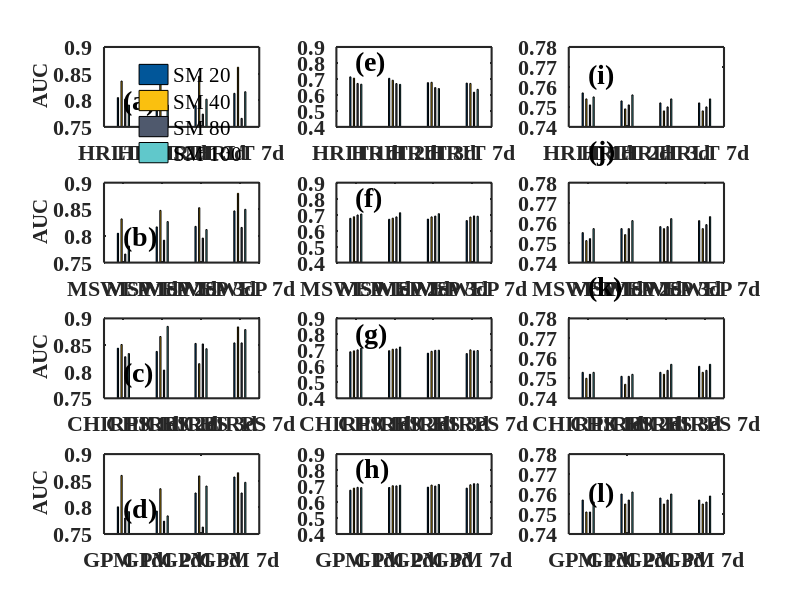

This figure's MATLAB source:
clear all
close all
% HRIT=[0.785 0.785 	0.784 	0.777 
% 0.781 	0.782 	0.780 	0.774 
% 0.785 	0.785 	0.784 	0.777 
% 0.783 	0.784 	0.782 	0.776 
% ]';
% 
% MSWEP=[0.788 	0.790 	0.792 	0.787 
% 0.787 	0.788 	0.790 	0.785 
% 0.788 	0.791 	0.793 	0.788 
% 0.787 	0.788 	0.790 	0.787  
% ]';
% CHIRPS=[0.781 	0.785 	0.790 	0.797 
% 0.778 	0.782 	0.786 	0.795 
% 0.781 	0.784 	0.789 	0.793 
% 0.780 	0.782 	0.787 	0.790   
% ]';
% GPM=[0.780 	0.777 	0.779 	0.783 
% 0.775 	0.774 	0.776 	0.779 
% 0.779 	0.776 	0.780 	0.780 
% 0.777 	0.775 	0.777 	0.777    
% ]';
% 
% 
% UrbanHRIT=[0.717 	0.678 	0.606 	0.701 
% 0.718 	0.659 	0.621 	0.704 
% 0.666 	0.630 	0.583 	0.645 
% 0.617 	0.561 	0.543 	0.610 
%  ]';
% UrbanMSWEP=[0.579 	0.670 	0.661 	0.664 
% 0.573 	0.677 	0.677 	0.663 
% 0.545 	0.637 	0.632 	0.655 
% 0.483 	0.586 	0.591 	0.612   
% ]';
% UrbanCHIRPS=[0.695 	0.593 	0.556 	0.715 
% 0.704 	0.584 	0.566 	0.727 
% 0.627 	0.552 	0.535 	0.707 
% 0.610 	0.488 	0.458 	0.708    
% ]';
% UrbanGPM=[0.490 	0.701 	0.567 	0.613 
% 0.473 	0.681 	0.550 	0.595 
% 0.439 	0.645 	0.515 	0.598 
% 0.410 	0.577 	0.434 	0.525  
% ]';
% 
% 
% nonurbanHRIT=[0.842 	0.838 	0.837 	0.844 
% 0.839 	0.833 	0.832 	0.838 
% 0.840 	0.836 	0.835 	0.843 
% 0.841 	0.836 	0.835 	0.842 
%  ]';
% nonurbanMSWEP=[0.837 	0.842 	0.842 	0.844 
% 0.833 	0.836 	0.839 	0.838 
% 0.836 	0.839 	0.841 	0.841 
% 0.834 	0.839 	0.839 	0.841    
% ]';
% nonurbanCHIRPS=[0.834 	0.839 	0.838 	0.845 
% 0.829 	0.836 	0.832 	0.838 
% 0.830 	0.836 	0.835 	0.842 
% 0.829 	0.836 	0.834 	0.842    
% ]';
% nonurbanGPM=[0.837 	0.841 	0.841 	0.842 
% 0.832 	0.837 	0.836 	0.839 
% 0.832 	0.836 	0.837 	0.839 
% 0.832 	0.836 	0.837 	0.840 
% ]';
% 
% 

% HRIT=[0.774 	0.773 	0.777 	0.773 
% 0.774 	0.774 	0.776 	0.774 
% 0.784 	0.783 	0.787 	0.780 
% 0.771 	0.769 	0.775 	0.770 
% ]';
% 
% MSWEP=[0.769 	0.769 	0.772 	0.773 
% 0.767 	0.768 	0.773 	0.773 
% 0.779 	0.779 	0.780 	0.782 
% 0.766 	0.766 	0.770 	0.771 
% ]';
% CHIRPS=[0.775 	0.778 	0.775 	0.772 
% 0.775 	0.780 	0.776 	0.772 
% 0.787 	0.790 	0.787 	0.784 
% 0.774 	0.778 	0.774 	0.772 
% ]';
% GPM=[0.768 	0.768 	0.768 	0.762 
% 0.764 	0.767 	0.766 	0.764 
% 0.771 	0.773 	0.775 	0.774 
% 0.762 	0.762 	0.762 	0.763    
% ]';
% 
% 
% UrbanHRIT=[0.651 	0.647 	0.626 	0.596 
% 0.658 	0.648 	0.637 	0.603 
% 0.667 	0.644 	0.634 	0.605 
% 0.675 	0.647 	0.634 	0.598 
% 
%  ]';
% UrbanMSWEP=[0.677 	0.671 	0.672 	0.663 
% 0.687 	0.678 	0.686 	0.685 
% 0.698 	0.686 	0.691 	0.692 
% 0.704 	0.712 	0.706 	0.690  
% ]';
% UrbanCHIRPS=[0.691 	0.698 	0.682 	0.680 
% 0.697 	0.707 	0.694 	0.703 
% 0.703 	0.709 	0.700 	0.697 
% 0.714 	0.721 	0.701 	0.699 
%    
% ]';
% UrbanGPM=[0.674 	0.691 	0.693 	0.687 
% 0.687 	0.702 	0.706 	0.708 
% 0.692 	0.701 	0.700 	0.715 
% 0.690 	0.705 	0.710 	0.714 
% ]';
% 
% 
% nonurbanHRIT=[0.757 	0.753 	0.752 	0.752 
% 0.754 	0.749 	0.748 	0.748 
% 0.751 	0.751 	0.750 	0.750 
% 0.755 	0.756 	0.754 	0.754 ]';
% nonurbanMSWEP=[ 0.755 	0.757 	0.758 	0.761 
% 0.751 	0.754 	0.757 	0.757 
% 0.752 	0.757 	0.758 	0.759 
% 0.757 	0.761 	0.762 	0.763   
% ]';
% nonurbanCHIRPS=[0.753 	0.751 	0.753 	0.756 
% 0.750 	0.747 	0.752 	0.753 
% 0.752 	0.751 	0.754 	0.754 
% 0.753 	0.752 	0.757 	0.757     
% ]';
% nonurbanGPM=[0.757 	0.760 	0.758 	0.757 
% 0.751 	0.755 	0.755 	0.755 
% 0.751 	0.757 	0.757 	0.756 
% 0.756 	0.761 	0.760 	0.759 
% ]';

HRIT=[0.805 	0.791 	0.790 	0.813 
0.836 	0.831 	0.845 	0.862 
0.802 	0.762 	0.774 	0.766 
0.791 	0.791 	0.802 	0.816   
]';

MSWEP=[0.805 	0.817 	0.818 	0.847 
0.832 	0.848 	0.853 	0.880 
0.766 	0.792 	0.796 	0.816 
0.781 	0.827 	0.812 	0.850  
]';

CHIRPS=[0.844 	0.838 	0.853 	0.854 
0.851 	0.866 	0.815 	0.884 
0.828 	0.803 	0.852 	0.854 
0.834 	0.885 	0.843 	0.879 
]';

GPM=[0.801 	0.793 	0.827 	0.857 
0.860 	0.835 	0.859 	0.865 
0.780 	0.774 	0.763 	0.827 
0.792 	0.784 	0.840 	0.847     
]';


UrbanHRIT=[0.713 	0.704 	0.677 	0.674 
0.705 	0.692 	0.679 	0.672 
0.672 	0.671 	0.646 	0.617 
0.667 	0.666 	0.640 	0.635  

 ]';
UrbanMSWEP=[0.677 	0.671 	0.672 	0.663 
0.687 	0.678 	0.686 	0.685 
0.698 	0.686 	0.691 	0.692 
0.704 	0.712 	0.706 	0.690  
]';
UrbanCHIRPS=[0.691 	0.698 	0.682 	0.680 
0.697 	0.707 	0.694 	0.703 
0.703 	0.709 	0.700 	0.697 
0.714 	0.721 	0.701 	0.699    
]';
UrbanGPM=[0.674 	0.691 	0.693 	0.687 
0.687 	0.702 	0.706 	0.708 
0.692 	0.701 	0.700 	0.715 
0.690 	0.705 	0.710 	0.714 
]';


nonurbanHRIT=[0.757 	0.753 	0.752 	0.752 
0.754 	0.749 	0.748 	0.748 
0.751 	0.751 	0.750 	0.750 
0.755 	0.756 	0.754 	0.754 ]';
nonurbanMSWEP=[ 0.755 	0.757 	0.758 	0.761 
0.751 	0.754 	0.757 	0.757 
0.752 	0.757 	0.758 	0.759 
0.757 	0.761 	0.762 	0.763   
]';
nonurbanCHIRPS=[0.753 	0.751 	0.753 	0.756 
0.750 	0.747 	0.752 	0.753 
0.752 	0.751 	0.754 	0.754 
0.753 	0.752 	0.757 	0.757     
]';
nonurbanGPM=[0.757 	0.760 	0.758 	0.757 
0.751 	0.755 	0.755 	0.755 
0.751 	0.757 	0.757 	0.756 
0.756 	0.761 	0.760 	0.759 
]';

 C1=[1,86,153]./255;
 C2=[250,192,15]./255;
 C3=[79,89,109]./255;
 C4=[95,198,201]./252;

subplot(4,3,1);
h = bar(HRIT,0.5);
set(gca, 'XTickLabel', {'HRLT 1d', 'HRLT 2d', 'HRLT 3d','HRLT 7d'},'FontSize',16,'fontname','Times New Roman','FontWeight','bold');
%set(gca, 'XTickLabel', {});
ylabel(' AUC','fontname','Times New Roman','FontSize',15,'FontWeight','bold');
ylim([0.75, 0.9]);
set(gca,'YTick',[0.75:0.05:0.9],'FontSize',16,'fontname','Times New Roman','FontWeight','bold');
set(gca,'LineWidth',1.5); 
%set(h, 'FaceColor', [113 254 210]/255);
  set(h(1), 'FaceColor', C1);
  set(h(2), 'FaceColor', C2);
  set(h(3), 'FaceColor', C3);
  set(h(4), 'FaceColor', C4);
%  set(h(5), 'FaceColor', [197 154 132]/255);
%  set(h(7), 'FaceColor', [197 168 206]/255);
text(1,0.795,'(a)','FontSize',20,'fontname','Times New Roman','FontWeight','bold')
h=legend({'SM 20','SM 40','SM 80','SM 100'},'FontSize',15,'location','best','fontname','Times New Roman'); 
set(h,'Box','off');


subplot(4,3,4);
h = bar(MSWEP,0.5);
set(gca, 'XTickLabel', {'MSWEP 1d', 'MSWEP 2d', 'MSWEP 3d','MSWEP 7d'},'FontSize',16,'fontname','Times New Roman','FontWeight','bold');
ylabel(' AUC','fontname','Times New Roman','FontSize',15,'FontWeight','bold');
%set(gca, 'XTickLabel', {});
set(gca,'LineWidth',1.5); 
ylim([0.75, 0.90]);
set(gca,'YTick',[0.75:0.05:0.90],'FontSize',16,'fontname','Times New Roman','FontWeight','bold');
  set(h(1), 'FaceColor', C1);
  set(h(2), 'FaceColor', C2);
  set(h(3), 'FaceColor', C3);
  set(h(4), 'FaceColor', C4);
%  set(h(5), 'FaceColor', [197 168 206]/255);
%  set(h(6), 'FaceColor', [197 154 132]/255);
%  set(h(7), 'FaceColor', [197 168 206]/255);
text(1,0.795,'(b)','FontSize',20,'fontname','Times New Roman','FontWeight','bold')

subplot(4,3,7);
h = bar(CHIRPS,0.5);
set(gca, 'XTickLabel', {'CHIRPS 1d', 'CHIRPS 2d', 'CHIRPS 3d','CHIRPS 7d'},'FontSize',16,'fontname','Times New Roman','FontWeight','bold');
ylabel(' AUC','fontname','Times New Roman','FontSize',15,'FontWeight','bold');
set(gca,'LineWidth',1.5); 
%set(gca, 'XTickLabel', {});
ylim([0.75, 0.90]);
set(gca,'YTick',[0.75:0.05:0.90],'FontSize',16,'fontname','Times New Roman','FontWeight','bold');
  set(h(1), 'FaceColor', C1);
  set(h(2), 'FaceColor', C2);
  set(h(3), 'FaceColor', C3);
  set(h(4), 'FaceColor', C4);
%  set(h(6), 'FaceColor', [197 154 132]/255);
%  set(h(7), 'FaceColor', [197 168 206]/255);
text(1,0.795,'(c)','FontSize',20,'fontname','Times New Roman','FontWeight','bold')

subplot(4,3,10);
h = bar(GPM,0.5);
%set(gca, 'XTickLabel', {});
set(gca, 'XTickLabel', {'GPM 1d', 'GPM 2d', 'GPM 3d','GPM 7d'},'FontSize',16,'fontname','Times New Roman','FontWeight','bold');
ylabel(' AUC','fontname','Times New Roman','FontSize',15,'FontWeight','bold');
ylim([0.75, 0.90]);
set(gca,'YTick',[0.75:0.05:0.90],'FontSize',16,'fontname','Times New Roman','FontWeight','bold');
set(gca,'LineWidth',1.5); 
%set(h, 'FaceColor', [113 254 210]/255);
  set(h(1), 'FaceColor', C1);
  set(h(2), 'FaceColor', C2);
  set(h(3), 'FaceColor', C3);
  set(h(4), 'FaceColor', C4);
%  set(h(6), 'FaceColor', [197 154 132]/255);
%  set(h(7), 'FaceColor', [197 168 206]/255);
text(1,0.795,'(d)','FontSize',20,'fontname','Times New Roman','FontWeight','bold')
%h=legend({'SM 10','SM 20','SM 30','SM 40'},'FontSize',15,'location','best','fontname','Times New Roman'); 
%set(h,'Box','off');

subplot(4,3,2);
h = bar(UrbanHRIT,0.5);
set(gca, 'XTickLabel', {'HRIT 1d', 'HRIT 2d', 'HRIT 3d','HRIT 7d'},'FontSize',16,'fontname','Times New Roman','FontWeight','bold');
%set(gca, 'XTickLabel', {});
%ylabel(' AUC','fontname','Times New Roman','FontSize',15,'FontWeight','bold');
set(gca,'LineWidth',1.5); 
ylim([0.40, 0.90]);
set(gca,'YTick',[0.40:0.1:0.90],'FontSize',16,'fontname','Times New Roman','FontWeight','bold');
  set(h(1), 'FaceColor', C1);
  set(h(2), 'FaceColor', C2);
  set(h(3), 'FaceColor', C3);
  set(h(4), 'FaceColor', C4);
%  set(h(5), 'FaceColor', [197 168 206]/255);
%  set(h(6), 'FaceColor', [197 154 132]/255);
%  set(h(7), 'FaceColor', [197 168 206]/255);
text(1,0.795,'(e)','FontSize',20,'fontname','Times New Roman','FontWeight','bold')

subplot(4,3,5);
h = bar(UrbanMSWEP,0.5);
set(gca, 'XTickLabel', {'MSWEP 1d', 'MSWEP 2d', 'MSWEP 3d','MSWEP 7d'},'FontSize',16,'fontname','Times New Roman','FontWeight','bold');
%ylabel(' AUC','fontname','Times New Roman','FontSize',15,'FontWeight','bold');
%set(gca, 'XTickLabel', {});
set(gca,'LineWidth',1.5); 
ylim([0.40, 0.90]);
set(gca,'YTick',[0.40:0.1:0.90],'FontSize',16,'fontname','Times New Roman','FontWeight','bold');
  set(h(1), 'FaceColor', C1);
  set(h(2), 'FaceColor', C2);
  set(h(3), 'FaceColor', C3);
  set(h(4), 'FaceColor', C4);
%  set(h(6), 'FaceColor', [197 154 132]/255);
%  set(h(7), 'FaceColor', [197 168 206]/255);
text(1,0.795,'(f)','FontSize',20,'fontname','Times New Roman','FontWeight','bold')


subplot(4,3,8);
h = bar(UrbanCHIRPS,0.5);
set(gca, 'XTickLabel', {'CHIRPS 1d', 'CHIRPS 2d', 'CHIRPS 3d','CHIRPS 7d'},'FontSize',16,'fontname','Times New Roman','FontWeight','bold');
%ylabel(' AUC','fontname','Times New Roman','FontSize',15,'FontWeight','bold');
%set(gca, 'XTickLabel', {});
ylim([0.40, 0.90]);
set(gca,'YTick',[0.40:0.1:0.90],'FontSize',16,'fontname','Times New Roman','FontWeight','bold');
set(gca,'LineWidth',1.5); 
%set(h, 'FaceColor', [113 254 210]/255);
  set(h(1), 'FaceColor', C1);
  set(h(2), 'FaceColor', C2);
  set(h(3), 'FaceColor', C3);
  set(h(4), 'FaceColor', C4);
%  set(h(6), 'FaceColor', [197 154 132]/255);
%  set(h(7), 'FaceColor', [197 168 206]/255);
text(1,0.795,'(g)','FontSize',20,'fontname','Times New Roman','FontWeight','bold')
%h=legend({'SM 10','SM 20','SM 30','SM 40'},'FontSize',15,'location','best','fontname','Times New Roman'); 
%set(h,'Box','off');

subplot(4,3,11);
h = bar(UrbanGPM,0.5);
set(gca, 'XTickLabel', {'GPM 1d', 'GPM 2d', 'GPM 3d','GPM 7d'},'FontSize',16,'fontname','Times New Roman','FontWeight','bold');
%ylabel(' AUC','fontname','Times New Roman','FontSize',15,'FontWeight','bold');
%set(gca, 'XTickLabel', {});
set(gca,'LineWidth',1.5); 
ylim([0.40, 0.90]);
set(gca,'YTick',[0.40:0.1:0.90],'FontSize',16,'fontname','Times New Roman','FontWeight','bold');
  set(h(1), 'FaceColor', C1);
  set(h(2), 'FaceColor', C2);
  set(h(3), 'FaceColor', C3);
  set(h(4), 'FaceColor', C4);
%  set(h(5), 'FaceColor', [197 168 206]/255);
%  set(h(6), 'FaceColor', [197 154 132]/255);
%  set(h(7), 'FaceColor', [197 168 206]/255);
text(1,0.795,'(h)','FontSize',20,'fontname','Times New Roman','FontWeight','bold')

subplot(4,3,3);
h = bar(nonurbanHRIT,0.5);
set(gca, 'XTickLabel', {'HRLT 1d', 'HRLT 2d', 'HRLT 3d','HRLT 7d'},'FontSize',16,'fontname','Times New Roman','FontWeight','bold');
%ylabel(' AUC','fontname','Times New Roman','FontSize',15,'FontWeight','bold');
set(gca,'LineWidth',1.5); 
ylim([0.74, 0.78]);
set(gca,'YTick',[0.74:0.01:0.78],'FontSize',16,'fontname','Times New Roman','FontWeight','bold');
  set(h(1), 'FaceColor', C1);
  set(h(2), 'FaceColor', C2);
  set(h(3), 'FaceColor', C3);
  set(h(4), 'FaceColor', C4);
%  set(h(6), 'FaceColor', [197 154 132]/255);
%  set(h(7), 'FaceColor', [197 168 206]/255);
text(1,0.765,'(i)','FontSize',20,'fontname','Times New Roman','FontWeight','bold')


subplot(4,3,6);
h = bar(nonurbanMSWEP,0.5);
set(gca, 'XTickLabel', {'MSWEP 1d', 'MSWEP 2d', 'MSWEP 3d','MSWEP 7d'},'FontSize',16,'fontname','Times New Roman','FontWeight','bold');
%ylabel(' AUC','fontname','Times New Roman','FontSize',15,'FontWeight','bold');
ylim([0.74, 0.78]);
set(gca,'YTick',[0.74:0.01:0.78],'FontSize',16,'fontname','Times New Roman','FontWeight','bold');
set(gca,'LineWidth',1.5); 
%set(h, 'FaceColor', [113 254 210]/255);
  set(h(1), 'FaceColor', C1);
  set(h(2), 'FaceColor', C2);
  set(h(3), 'FaceColor', C3);
  set(h(4), 'FaceColor', C4);
%  set(h(6), 'FaceColor', [197 154 132]/255);
%  set(h(7), 'FaceColor', [197 168 206]/255);
text(1,0.795,'(j)','FontSize',20,'fontname','Times New Roman','FontWeight','bold')
%h=legend({'SM 10','SM 20','SM 30','SM 40'},'FontSize',15,'location','best','fontname','Times New Roman'); 
%set(h,'Box','off');

subplot(4,3,9);
h = bar(nonurbanCHIRPS,0.5);
set(gca, 'XTickLabel', {'CHIRPS 1d', 'CHIRPS 2d', 'CHIRPS 3d','CHIRPS 7d'},'FontSize',16,'fontname','Times New Roman','FontWeight','bold');
%ylabel(' AUC','fontname','Times New Roman','FontSize',15,'FontWeight','bold');
set(gca,'LineWidth',1.5); 
ylim([0.74, 0.78]);
set(gca,'YTick',[0.74:0.01:0.78],'FontSize',16,'fontname','Times New Roman','FontWeight','bold');
  set(h(1), 'FaceColor', C1);
  set(h(2), 'FaceColor', C2);
  set(h(3), 'FaceColor', C3);
  set(h(4), 'FaceColor', C4);
%  set(h(5), 'FaceColor', [197 168 206]/255);
%  set(h(6), 'FaceColor', [197 154 132]/255);
%  set(h(7), 'FaceColor', [197 168 206]/255);
text(1,0.795,'(k)','FontSize',20,'fontname','Times New Roman','FontWeight','bold')

subplot(4,3,12);
h = bar(nonurbanGPM,0.5);
set(gca, 'XTickLabel', {'GPM 1d', 'GPM 2d', 'GPM 3d','GPM 7d'},'FontSize',16,'fontname','Times New Roman','FontWeight','bold');
%ylabel(' AUC','fontname','Times New Roman','FontSize',15,'FontWeight','bold');
set(gca,'LineWidth',1.5); 
ylim([0.74, 0.78]);
set(gca,'YTick',[0.74:0.01:0.78],'FontSize',16,'fontname','Times New Roman','FontWeight','bold');
  set(h(1), 'FaceColor', C1);
  set(h(2), 'FaceColor', C2);
  set(h(3), 'FaceColor', C3);
  set(h(4), 'FaceColor', C4);
%  set(h(6), 'FaceColor', [197 154 132]/255);
%  set(h(7), 'FaceColor', [197 168 206]/255);
text(1,0.76,'(l)','FontSize',20,'fontname','Times New Roman','FontWeight','bold')










